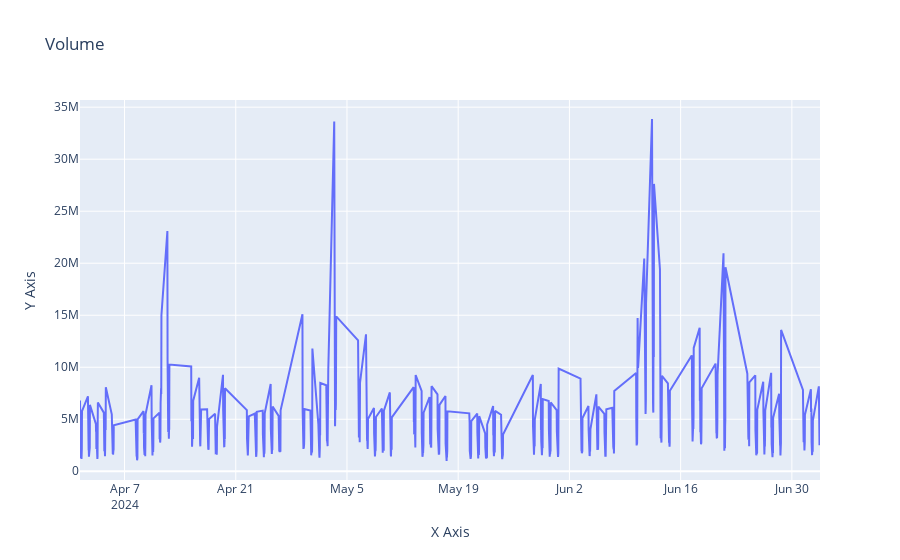

This figure's notebook cell:
### Code cell
df = aggregate_dfs['AAPL']
# Create the line chart
fig = px.line(df, x='date', y='v', title='Volume')

# Update layout
fig.update_layout(
    xaxis_title='X Axis',
    yaxis_title='Y Axis'
)

fig.show()

### Figure 1 — Plotly figure (JSON) as saved in the notebook; plotly's stock layout.template omitted (floating-point values rounded to 4 significant figures; data arrays with more than 128 entries replaced by an {"elided": "..."} marker saying what was removed)
{"data": [{"hovertemplate": "date=%{x}<br>v=%{y}<extra></extra>", "legendgroup": "", "line": {"color": "#636efa", "dash": "solid"}, "marker": {"symbol": "circle"}, "mode": "lines", "name": "", "orientation": "v", "showlegend": false, "type": "scatter", "x": {"elided": "853 str values"}, "xaxis": "x", "y": {"elided": "853 int values"}, "yaxis": "y"}], "layout": {"legend": {"tracegroupgap": 0}, "title": {"text": "Volume"}, "xaxis": {"anchor": "y", "domain": [0, 1], "title": {"text": "X Axis"}}, "yaxis": {"anchor": "x", "domain": [0, 1], "title": {"text": "Y Axis"}}}}
